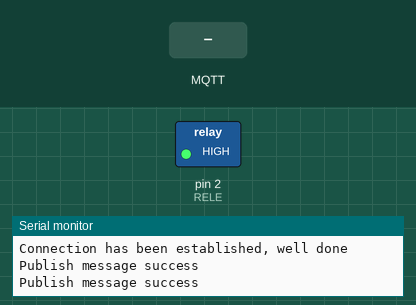
A sketch run on a simulated Arduino Uno, built with avr-gcc and run on an emulated ATmega328P. On the bench: switched loads named in the sketch (green lamp = pin HIGH), the last lines printed to the serial monitor. Inputs (shaded band) come from the test bench. WiFi joins after 1.5 s; servers stay silent unless stated; random numbers use the default seed unless the sketch sets one; no MQTT or app messages arrive unless stated.

Above: at 4.2 s.
4.3 s: MQTT message "1" arrives on the first subscribed topic
At 5.4 s:
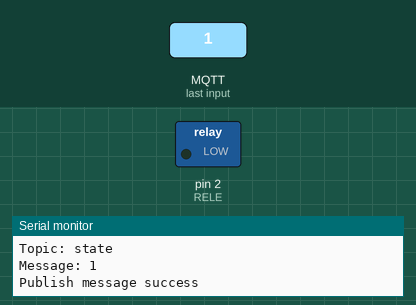
6.5 s: MQTT message "0" arrives on the first subscribed topic
At 8.2 s:
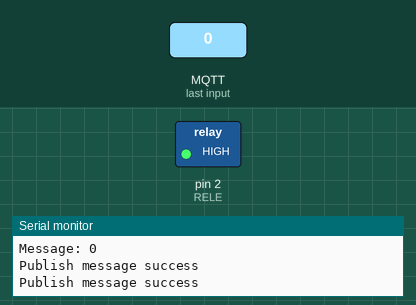
Timing chart, 0 to 9.7 s (numbered marks = the images above; inputs shaded):
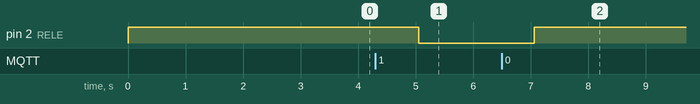

Measured:
- after the input at 4.3 s, pin 2 (RELE): HIGH → LOW after 0.76 s
- after the input at 6.5 s, pin 2 (RELE): LOW → HIGH after 0.56 s

The sketch:

mqtt-client.ino
```cpp
#include <SPI.h>
#include <Ethernet.h>
#include <PubSubClient.h>

#define RELE 2


// Function prototypes
void subscribeReceive(char* topic, byte* payload, unsigned int length);

// Set your MAC address and IP address here
byte mac[] = { 0xDE, 0xAD, 0xBE, 0xEF, 0xFE, 0xED };
IPAddress ip(192, 168, 5, 113);

// Make sure to leave out the http and slashes!
const char* server = "192.168.5.178";

// Ethernet and MQTT related objects
EthernetClient ethClient;
PubSubClient mqttClient(ethClient);

void setup()
{

  pinMode(RELE, OUTPUT);
  digitalWrite(RELE, HIGH);
  // Useful for debugging purposes
  Serial.begin(9600);

  // Start the ethernet connection
  Ethernet.begin(mac, ip);

  // Ethernet takes some time to boot!
  delay(3000);

  // Set the MQTT server to the server stated above ^
  mqttClient.setServer(server, 1883);

  // Attempt to connect to the server with the ID "adruino-client"
  if (mqttClient.connect("adruino-client"))
  {
    Serial.println("Connection has been established, well done");

    // Establish the subscribe event
    mqttClient.setCallback(subscribeReceive);
  }
  else
  {
    Serial.println("Looks like the server connection faiRELE...");
  }
}


void loop()
{
  // This is needed at the top of the loop!
  mqttClient.loop();

  // Ensure that we are subscribed to the topic "state"
  mqttClient.subscribe("state");

  // Attempt to publish a value to the topic "current-value"
  char buf[3];
  if (mqttClient.publish("current-value", itoa(random(118, 135), buf, 10)))
  {
    Serial.println("Publish message success");
  }
  else
  {
    Serial.println("Could not send message :(");
  }

  // Dont overload the server!
  delay(1000);
}


void subscribeReceive(char* topic, byte* payload, unsigned int length)
{
  // Print the topic
  Serial.print("Topic: ");
  Serial.println(topic);

  // Print the message
  Serial.print("Message: ");
  for (int i = 0; i < length; i ++)
  {
    Serial.print(char(payload[i]));

    if (payload[0] == '0') {
      digitalWrite(RELE, HIGH);

    } else if (payload[0] == '1') {
      digitalWrite(RELE, LOW);
    }
  }


  // Print a newline
  Serial.println("");
}
```
